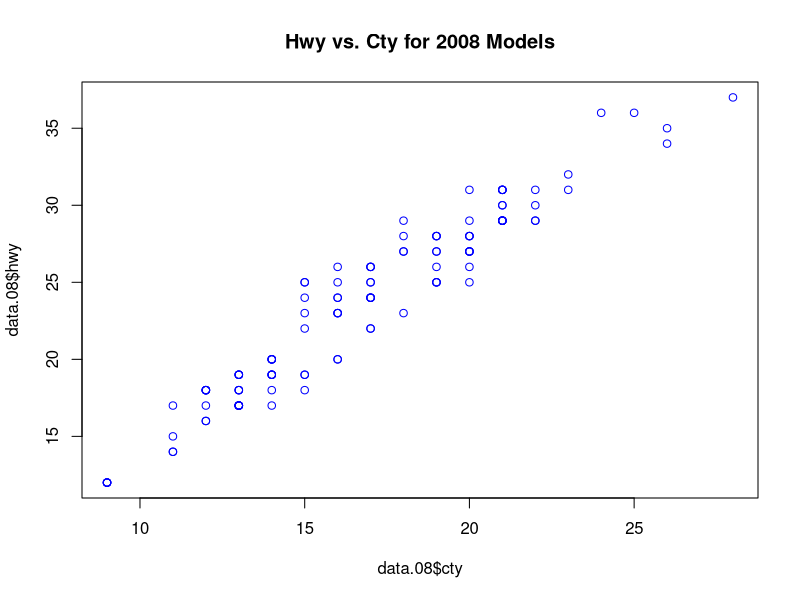

R code for this plot:
#Load mpg data set
library(tidyverse)
data.00 <- mpg
View(data.00)

#1.View the first 6 observations of the data. Do this two different ways.
data.00[1:6,]
slice(data.00, 1:6)
head(data.00)

#2.What is the average of 'cty' for compact cars
summary(data.00$cty)
mean(data.00$cty)
data.00 %>%
  select(class,cty) %>% #subset
  group_by(class) %>%   #collect vehicles of same class
  summarise(mean.cty = mean(cty)) %>% #calculates mean of cty for each class
  filter(class == 'compact')
  

#3.Create a new dataframe that has five variables: manufacturer, class, cty, cyl, mean.hwy, and hwy.per.cyl
#     -mean.hwy should be the average of 'hwy' for each manufacturer's classes of vehicles, by number of cylinders.
#     -Each manufacturer/class/cyl combination should have only one record in the dataframe
new.data <- data.00 %>%
  mutate(hwy.to.cyl = hwy / cyl)%>% # creates and adds a column that is a calculation (ratio) two other columns
  group_by(manufacturer, class, cyl) %>%
  summarise(mean.hwy = mean(hwy), hwy.per.cyl = mean(hwy.to.cyl)) %>% #the average of 'hwy' for each manufacturer's classes of vehicles, by number of cylinders
  select(manufacturer, class, cyl, mean.hwy, hwy.per.cyl)

#4. Plot 'hwy' against 'cty' for all 2008 models
data.08 <- data.00 %>%
  filter(year == '2008') %>%
  select(hwy,cty)

plot(data.08$cty, data.08$hwy, type='p', col='blue',
     main= 'Hwy vs. Cty for 2008 Models')
